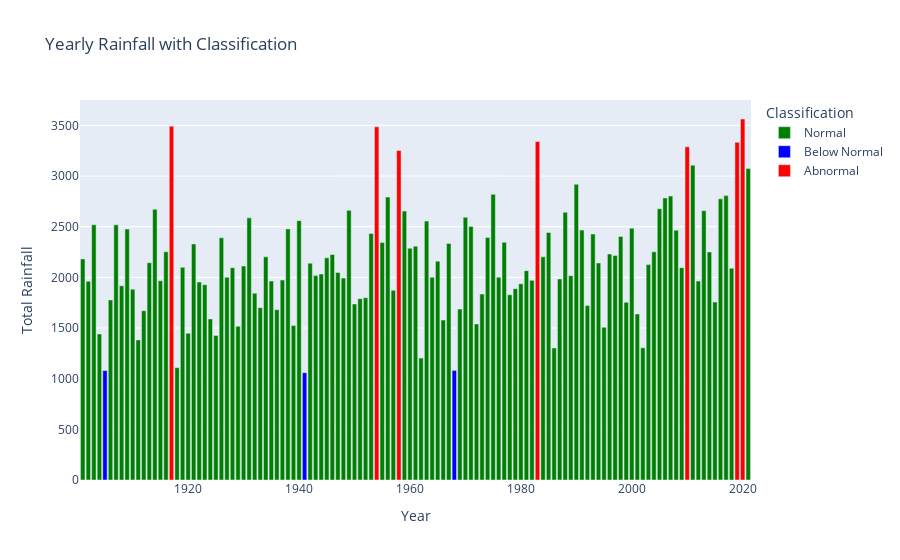

The notebook cell saved with this chart:
### Code cell
# Plot the bar chart using Plotly Express
fig = px.bar(rain, 
             x='Year', 
             y='Total', 
             color='Classification',
             color_discrete_map={'Below Normal': 'blue', 'Normal': 'green', 'Abnormal': 'red'},
             labels={'Total': 'Total Rainfall', 'Year': 'Year', 'Classification_MAD': 'Classification'},
             title='Yearly Rainfall with Classification')

# Show the figure
fig.show()

### Figure 1 — Plotly figure (JSON) as saved in the notebook; plotly's stock layout.template omitted (floating-point values rounded to 4 significant figures)
{"data": [{"alignmentgroup": "True", "hovertemplate": "Classification=Normal<br>Year=%{x}<br>Total Rainfall=%{y}<extra></extra>", "legendgroup": "Normal", "marker": {"color": "green", "pattern": {"shape": ""}}, "name": "Normal", "offsetgroup": "Normal", "orientation": "v", "showlegend": true, "textposition": "auto", "type": "bar", "x": [1901, 1902, 1903, 1904, 1906, 1907, 1908, 1909, 1910, 1911, 1912, 1913, 1914, 1915, 1916, 1918, 1919, 1920, 1921, 1922, 1923, 1924, 1925, 1926, 1927, 1928, 1929, 1930, 1931, 1932, 1933, 1934, 1935, 1936, 1937, 1938, 1939, 1940, 1942, 1943, 1944, 1945, 1946, 1947, 1948, 1949, 1950, 1951, 1952, 1953, 1955, 1956, 1957, 1959, 1960, 1961, 1962, 1963, 1964, 1965, 1966, 1967, 1969, 1970, 1971, 1972, 1973, 1974, 1975, 1976, 1977, 1978, 1979, 1980, 1981, 1982, 1984, 1985, 1986, 1987, 1988, 1989, 1990, 1991, 1992, 1993, 1994, 1995, 1996, 1997, 1998, 1999, 2000, 2001, 2002, 2003, 2004, 2005, 2006, 2007, 2008, 2009, 2011, 2012, 2013, 2014, 2015, 2016, 2017, 2018, 2021], "xaxis": "x", "y": [2182.0, 1961.0, 2520.0, 1441.0, 1777.0, 2518.0, 1917.0, 2477.0, 1884.0, 1383.0, 1671.0, 2144.0, 2672.0, 1967.0, 2253.0, 1109.0, 2099.0, 1448.0, 2330.0, 1953.0, 1928.0, 1590.0, 1427.0, 2391.0, 2001.0, 2096.0, 1517.0, 2112.0, 2588.0, 1844.0, 1701.0, 2204.0, 1964.0, 1681.0, 1974.0, 2479.0, 1524.0, 2560.0, 2140.0, 2017.0, 2033.0, 2193.0, 2226.0, 2049.0, 1993.0, 2661.0, 1738.0, 1790.0, 1799.0, 2434.0, 2345.0, 2792.0, 1873.0, 2654.0, 2288.0, 2308.0, 1203.0, 2555.0, 2001.0, 2160.0, 1579.0, 2335.0, 1687.0, 2593.0, 2503.0, 1541.0, 1835.0, 2395.0, 2820.0, 2002.0, 2346.0, 1828.0, 1889.0, 1937.0, 2066.0, 1970.0, 2203.0, 2443.0, 1303.0, 1985.0, 2643.0, 2017.0, 2919.0, 2467.0, 1721.0, 2428.0, 2142.0, 1508.0, 2230.0, 2215.0, 2404.0, 1753.0, 2485.0, 1639.0, 1305.0, 2126.0, 2252.0, 2677.0, 2784.0, 2803.0, 2465.0, 2096.0, 3107.0, 1963.0, 2659.0, 2251.0, 1757.0, 2775.0, 2807.0, 2090.0, 3074.0], "yaxis": "y"}, {"alignmentgroup": "True", "hovertemplate": "Classification=Below Normal<br>Year=%{x}<br>Total Rainfall=%{y}<extra></extra>", "legendgroup": "Below Normal", "marker": {"color": "blue", "pattern": {"shape": ""}}, "name": "Below Normal", "offsetgroup": "Below Normal", "orientation": "v", "showlegend": true, "textposition": "auto", "type": "bar", "x": [1905, 1941, 1968], "xaxis": "x", "y": [1080.0, 1059.0, 1082.0], "yaxis": "y"}, {"alignmentgroup": "True", "hovertemplate": "Classification=Abnormal<br>Year=%{x}<br>Total Rainfall=%{y}<extra></extra>", "legendgroup": "Abnormal", "marker": {"color": "red", "pattern": {"shape": ""}}, "name": "Abnormal", "offsetgroup": "Abnormal", "orientation": "v", "showlegend": true, "textposition": "auto", "type": "bar", "x": [1917, 1954, 1958, 1983, 2010, 2019, 2020], "xaxis": "x", "y": [3493.0, 3486.0, 3253.0, 3341.0, 3289.0, 3333.0, 3563.0], "yaxis": "y"}], "layout": {"barmode": "relative", "legend": {"title": {"text": "Classification"}, "tracegroupgap": 0}, "title": {"text": "Yearly Rainfall with Classification"}, "xaxis": {"anchor": "y", "domain": [0, 1], "title": {"text": "Year"}}, "yaxis": {"anchor": "x", "domain": [0, 1], "title": {"text": "Total Rainfall"}}}}
